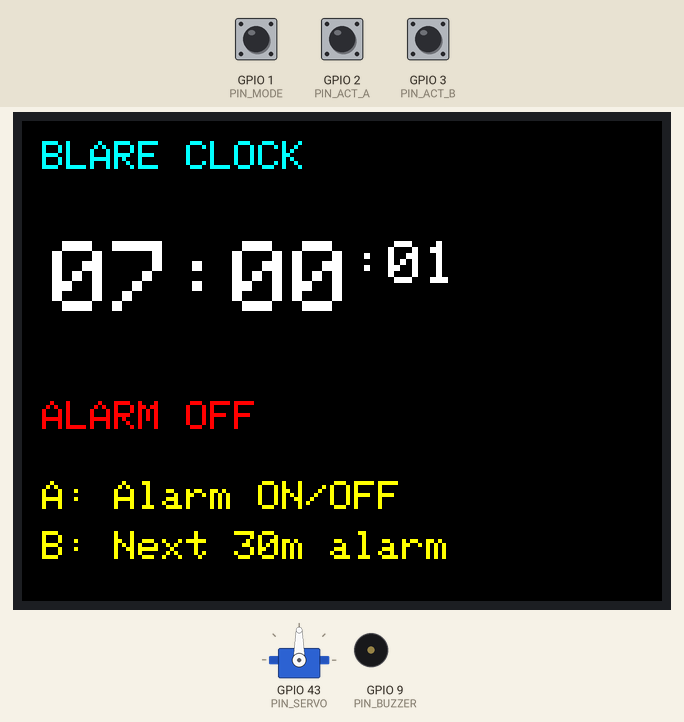
This sketch was run on a simulated ESP32. On the bench: servo, 320×240 colour display, buzzer (waves = sounding, pin HIGH). The test bench sets the inputs (shaded band); at power-on: GPIO 1 (PIN_MODE) HIGH, GPIO 2 (PIN_ACT_A) HIGH, GPIO 3 (PIN_ACT_B) HIGH.

Above: at 1.6 s.
1.7 s: GPIO 1 (PIN_MODE) pulled LOW for 0.15 s
At 2.7 s:
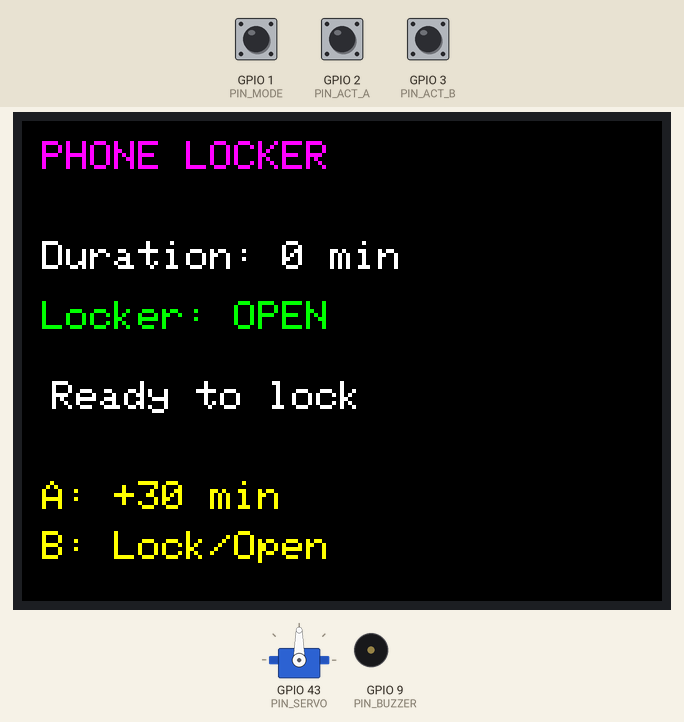
3.3 s: GPIO 2 (PIN_ACT_A) pulled LOW for 0.15 s
At 3.9 s:
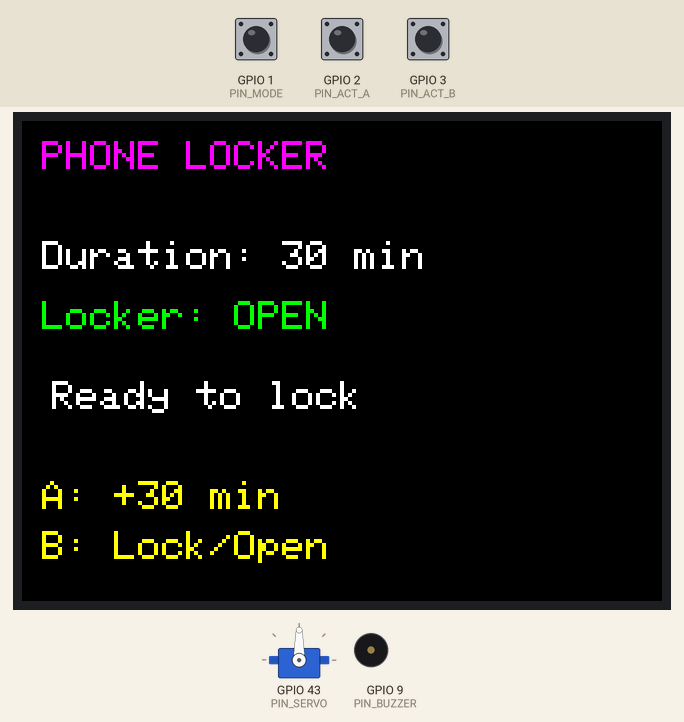
4.9 s: GPIO 3 (PIN_ACT_B) pulled LOW for 0.15 s
At 5.21 s:
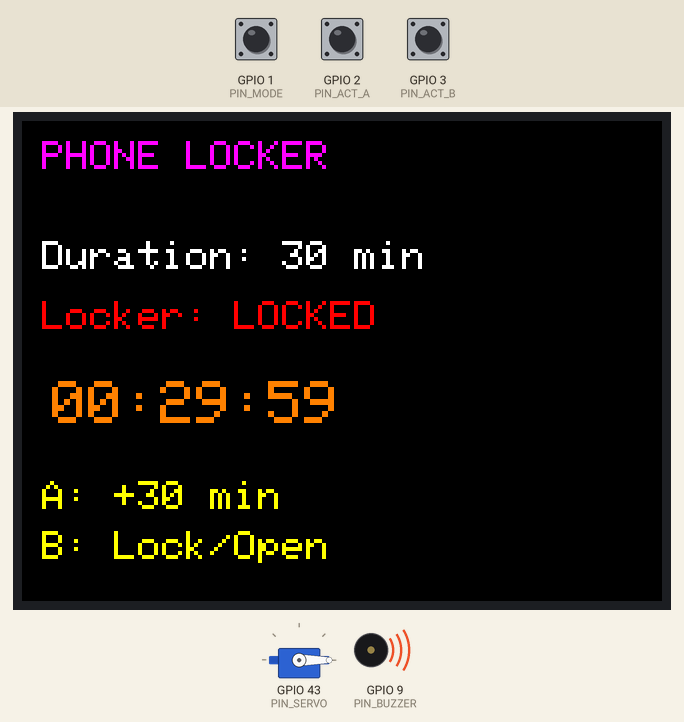
5.6 s: GPIO 1 (PIN_MODE) pulled LOW for 1 s
At 6.8 s:
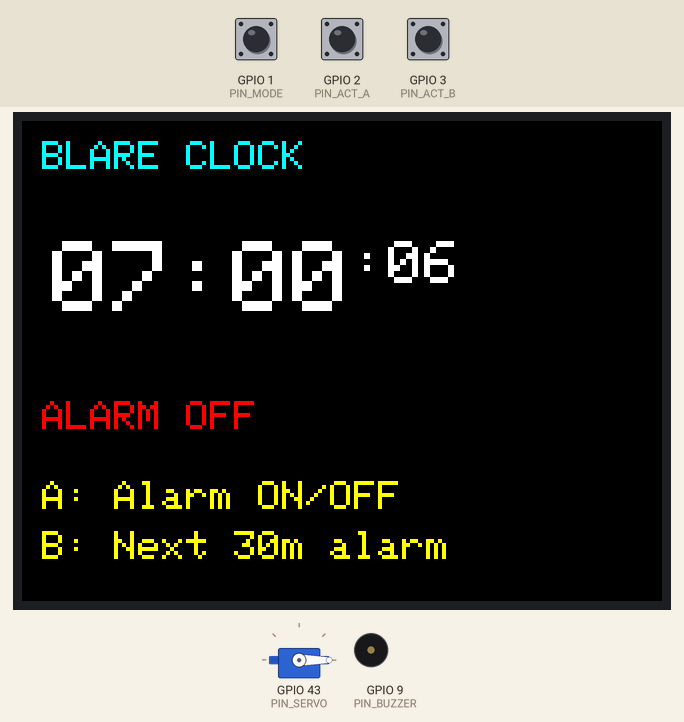
9.5 s: GPIO 2 (PIN_ACT_A) pulled LOW for 1 s
At 10.8 s:
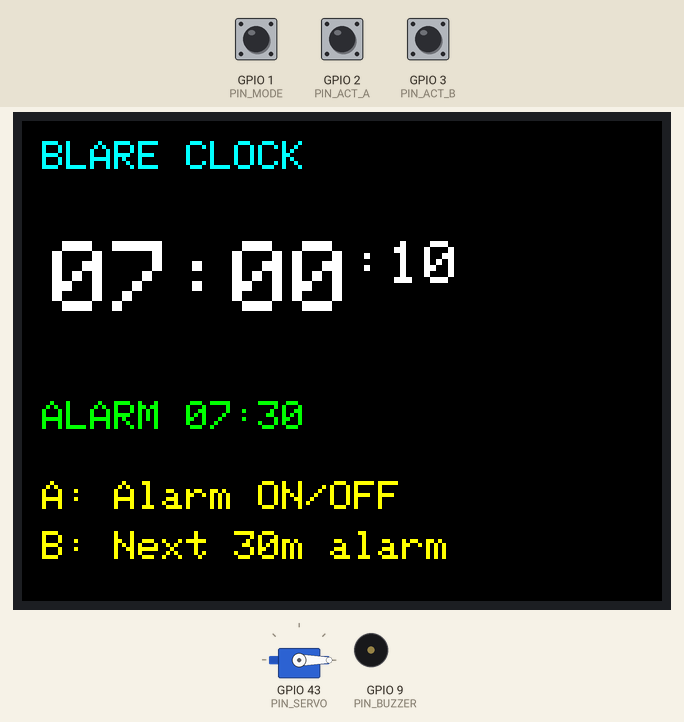
13.5 s: GPIO 1 (PIN_MODE) pulled LOW for 0.15 s
At 14.4 s:
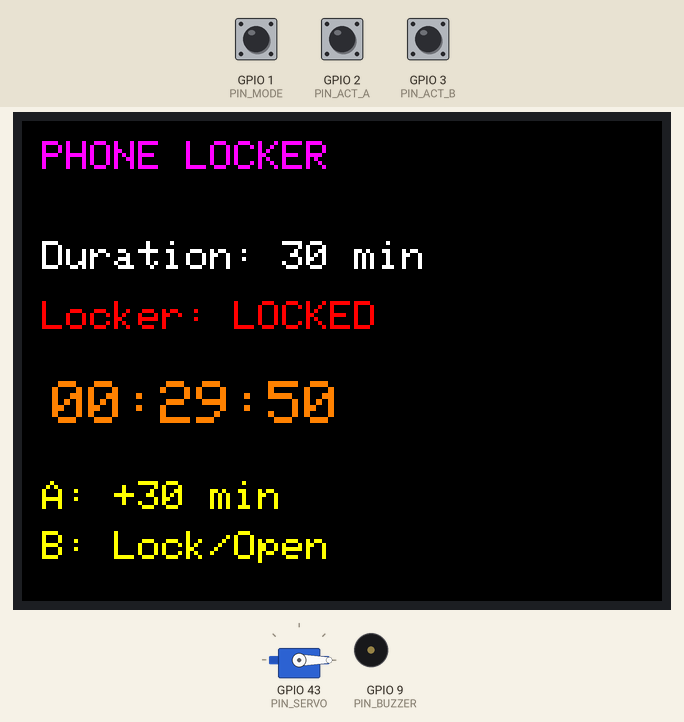
Timing chart, 0 to 15.2 s (numbered marks = the images above; inputs shaded):
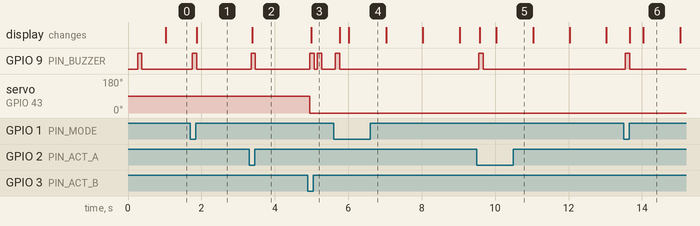

Measured:
- after the input at 1.7 s, GPIO 9 (PIN_BUZZER): LOW → HIGH after 0.05 s, → LOW 0.12 s later; the display: changes after 0.17 s (image 1)
- after the input at 3.3 s, GPIO 9 (PIN_BUZZER): LOW → HIGH after 0.05 s, → LOW 0.12 s later; the display: changes after 0.09 s (image 2)
- after the input at 4.9 s, GPIO 9 (PIN_BUZZER): alternates HIGH for 0.12 s and LOW for 0.08 s, starting after 0.05 s; servo on GPIO 43 (PIN_SERVO): 90° → 0° after 0.05 s; the display: changes after 0.09 s (image 3)
- after the input at 5.6 s, GPIO 9 (PIN_BUZZER): LOW → HIGH after 0.05 s, → LOW 0.12 s later; the display: first changes after 0.16 s (image 4 shows a later state)
- after the input at 9.5 s, GPIO 9 (PIN_BUZZER): LOW → HIGH after 0.05 s, → LOW 0.12 s later; the display: first changes after 0.08 s (image 5 shows a later state)
- after the input at 13.5 s, GPIO 9 (PIN_BUZZER): LOW → HIGH after 0.05 s, → LOW 0.12 s later; the display: first changes after 0.17 s (image 6 shows a later state)
- what the display in image 6 shows lasts 1.0 s, from 14.0 s to 15.0 s

The sketch:

BlarePhoneLocker.ino
```cpp
#include <Arduino.h>
#include <Adafruit_GFX.h>
#include <Adafruit_ST7789.h>
#include <ESP32Servo.h>


#define PIN_MODE    D0
#define PIN_ACT_A   D1
#define PIN_ACT_B   D2

#define PIN_SERVO   D6
#define PIN_BUZZER  D10

#define TFT_CS      D7
#define TFT_DC      D8
#define TFT_RST     D9

#define SERVO_OPEN      90
#define SERVO_CLOSED    0
#define ALARM_INTERVAL_SEC 1800UL
#define MAX_LOCK_MINUTES 240UL
#define BUZZ_REPEATS 5


Adafruit_ST7789 tft =
  Adafruit_ST7789(TFT_CS, TFT_DC, TFT_RST);

Servo lockerServo;


enum Mode {
  CLOCK_MODE,
  LOCKER_MODE
};

Mode currentMode = CLOCK_MODE;


int hours = 7;
int minutes = 0;
int seconds = 0;

unsigned long lastSecTick = 0;


bool alarmEnabled = false;

// Alarm target in seconds since midnight
unsigned long alarmTargetSec = 0;

bool lockerOpen = true;

unsigned long lockDurationSec = 0;

unsigned long lockEndMillis = 0;

bool lockTimerRunning = false;
bool lockFinished = false;


bool buzzing = false;
int buzzCount = 0;
unsigned long buzzToggleMillis = 0;
bool buzzState = false;

struct Btn {
  uint8_t pin;
  bool lastReading;
  bool state;
  unsigned long lastDebounce;
};

Btn btnMode = { PIN_MODE, HIGH, HIGH, 0 };
Btn btnA = { PIN_ACT_A, HIGH, HIGH, 0 };
Btn btnB = { PIN_ACT_B, HIGH, HIGH, 0 };


bool pressed(Btn &b) {
  bool reading = digitalRead(b.pin);
  bool fired = false;

  if (reading != b.lastReading) {
    b.lastDebounce = millis();
  }

  if ((millis() - b.lastDebounce) > 50UL) {
    if (reading != b.state) {
      b.state = reading;

      if (b.state == LOW) {
        fired = true;
      }
    }
  }

  b.lastReading = reading;
  return fired;
}

void startBuzz(int count) {
  if (count <= 0) return;
  buzzing = true;
  buzzCount = count;
  buzzState = true;
  digitalWrite(PIN_BUZZER, HIGH);
  buzzToggleMillis = millis();
}

void updateBuzzer() {
  if (!buzzing) return;

  unsigned long interval;

  if (buzzState) {
    interval = 120UL;
  }
  else {
    interval = 80UL;
  }

  if (millis() - buzzToggleMillis >= interval) {
    buzzToggleMillis = millis();
    buzzState = !buzzState;
    digitalWrite(PIN_BUZZER, buzzState ? HIGH : LOW);

    if (!buzzState) {
      buzzCount--;
      if (buzzCount <= 0) {
        buzzing = false;
        buzzState = false;
        digitalWrite(PIN_BUZZER, LOW);
      }
    }
  }
}


void moveServo(bool open) {
  if (open) {
    lockerServo.write(SERVO_OPEN);
    lockerOpen = true;
  } else {
    lockerServo.write(SERVO_CLOSED);
    lockerOpen = false;
  }
}


unsigned long nowSeconds() {
  return
    ((unsigned long)hours * 3600UL) +
    ((unsigned long)minutes * 60UL) +
    (unsigned long)seconds;
}


void setNextThirtyMinAlarm() {
  unsigned long current = nowSeconds();
  unsigned long next =
    ((current / ALARM_INTERVAL_SEC) + 1UL)
    * ALARM_INTERVAL_SEC;

  if (next >= 86400UL) {
    next -= 86400UL;
  }

  alarmTargetSec = next;
  alarmEnabled = true;
}


void drawClockMode() {

  tft.setTextColor(ST77XX_CYAN, ST77XX_BLACK);
  tft.setTextSize(2);
  tft.setCursor(10, 10);
  tft.print("BLARE CLOCK  ");

  tft.setTextColor(ST77XX_WHITE, ST77XX_BLACK);
  tft.setTextSize(5);
  tft.setCursor(15, 60);

  char timeBuffer[16];
  sprintf(timeBuffer, "%02d:%02d", hours, minutes);
  tft.print(timeBuffer);

  tft.setTextSize(3);
  tft.print(":");
  sprintf(timeBuffer, "%02d", seconds);
  tft.print(timeBuffer);

  tft.setTextSize(2);
  tft.setCursor(10, 140);

  if (alarmEnabled) {
    tft.setTextColor(ST77XX_GREEN, ST77XX_BLACK);
    unsigned long t = alarmTargetSec;
    unsigned long alarmHour = (t / 3600UL) % 24UL;
    unsigned long alarmMinute = (t / 60UL) % 60UL;

    char alarmBuffer[24];
    sprintf(alarmBuffer, "ALARM %02lu:%02lu  ", alarmHour, alarmMinute);
    tft.print(alarmBuffer);
  } else {
    tft.setTextColor(ST77XX_RED, ST77XX_BLACK);
    tft.print("ALARM OFF      "); // Padded spaces
  }

  tft.setTextColor(ST77XX_YELLOW, ST77XX_BLACK);
  tft.setCursor(10, 180);
  tft.print("A: Alarm ON/OFF");
  tft.setCursor(10, 205);
  tft.print("B: Next 30m alarm");
}


void drawLockerMode() {

  tft.setTextColor(ST77XX_MAGENTA, ST77XX_BLACK);
  tft.setTextSize(2);
  tft.setCursor(10, 10);
  tft.print("PHONE LOCKER");

  tft.setTextSize(2);
  tft.setTextColor(ST77XX_WHITE, ST77XX_BLACK);
  tft.setCursor(10, 60);

  char durationBuffer[32];
  sprintf(durationBuffer, "Duration: %lu min  ", lockDurationSec / 60UL);
  tft.print(durationBuffer);

  tft.setCursor(10, 90);

  if (lockerOpen) {
    tft.setTextColor(ST77XX_GREEN, ST77XX_BLACK);
    tft.print("Locker: OPEN   ");
  } else {
    tft.setTextColor(ST77XX_RED, ST77XX_BLACK);
    tft.print("Locker: LOCKED ");
  }

  tft.setCursor(15, 130);

  if (lockTimerRunning) {
    unsigned long remainingMs = 0;

    if ((long)(lockEndMillis - millis()) > 0) {
      remainingMs = lockEndMillis - millis();
    }

    unsigned long remainingSec = remainingMs / 1000UL;
    unsigned long h = remainingSec / 3600UL;
    unsigned long m = (remainingSec / 60UL) % 60UL;
    unsigned long s = remainingSec % 60UL;

    char countdownBuffer[20];
    sprintf(countdownBuffer, "%02lu:%02lu:%02lu    ", h, m, s);

    tft.setTextSize(3);
    tft.setTextColor(ST77XX_ORANGE, ST77XX_BLACK);
    tft.print(countdownBuffer);
  }
  else if (lockFinished) {
    tft.setTextSize(2);
    tft.setTextColor(ST77XX_YELLOW, ST77XX_BLACK);
    tft.print("TIME'S UP!         ");
  }
  else {
    tft.setTextSize(2);
    tft.setTextColor(ST77XX_WHITE, ST77XX_BLACK);
    tft.print("Ready to lock      ");
  }

  tft.setTextSize(2);
  tft.setTextColor(ST77XX_YELLOW, ST77XX_BLACK);
  tft.setCursor(10, 180);
  tft.print("A: +30 min       ");
  tft.setCursor(10, 205);
  tft.print("B: Lock/Open     ");
}

void refreshScreen(bool clearScreen = false) {
  if (clearScreen) {
    tft.fillScreen(ST77XX_BLACK);
  }

  if (currentMode == CLOCK_MODE) {
    drawClockMode();
  } else {
    drawLockerMode();
  }
}

void setup() {
  Serial.begin(115200);

  pinMode(PIN_MODE, INPUT_PULLUP);
  pinMode(PIN_ACT_A, INPUT_PULLUP);
  pinMode(PIN_ACT_B, INPUT_PULLUP);

  pinMode(PIN_BUZZER, OUTPUT);
  digitalWrite(PIN_BUZZER, LOW);

  lockerServo.setPeriodHertz(50);
  lockerServo.attach(PIN_SERVO, 500, 2400);

  moveServo(true);

  tft.init(240, 320);
  tft.setRotation(1);

  refreshScreen(true);

  startBuzz(1);
}

void loop() {

  if (millis() - lastSecTick >= 1000UL) {
    lastSecTick += 1000UL;
    seconds++;

    if (seconds >= 60) {
      seconds = 0;
      minutes++;
    }

    if (minutes >= 60) {
      minutes = 0;
      hours++;
    }

    if (hours >= 24) {
      hours = 0;
    }

    if (alarmEnabled && nowSeconds() == alarmTargetSec) {
      startBuzz(BUZZ_REPEATS);
      setNextThirtyMinAlarm();
      refreshScreen();
    }

    if (!buzzing) {
      if (currentMode == CLOCK_MODE) {
        drawClockMode();
      } else if (currentMode == LOCKER_MODE && lockTimerRunning) {
        drawLockerMode();
      }
    }
  }

  if (lockTimerRunning && (long)(millis() - lockEndMillis) >= 0) {
    lockTimerRunning = false;
    lockFinished = true;
    startBuzz(BUZZ_REPEATS);
    refreshScreen();
  }


  updateBuzzer();

  if (pressed(btnMode)) {
    if (currentMode == CLOCK_MODE) {
      currentMode = LOCKER_MODE;
    } else {
      currentMode = CLOCK_MODE;
    }

    startBuzz(1);
    refreshScreen(true);
  }


  if (currentMode == CLOCK_MODE) {

    if (pressed(btnA)) {
      alarmEnabled = !alarmEnabled;
      if (alarmEnabled) {
        setNextThirtyMinAlarm();
      }
      startBuzz(1);
      refreshScreen();
    }

    if (pressed(btnB)) {
      setNextThirtyMinAlarm();
      startBuzz(1);
      refreshScreen();
    }
  }

  else {

    if (pressed(btnA)) {
      if (lockDurationSec < MAX_LOCK_MINUTES * 60UL) {
        lockDurationSec += 1800UL;
      }
      lockFinished = false;
      startBuzz(1);
      refreshScreen();
    }


    if (pressed(btnB)) {

      if (lockerOpen) {
        if (lockDurationSec > 0) {
          moveServo(false);

          lockEndMillis = millis() + (lockDurationSec * 1000UL);
          lockTimerRunning = true;
          lockFinished = false;

          startBuzz(2);
          refreshScreen();
        }
      }

      else {

        if (!lockTimerRunning) {
          moveServo(true);
          lockTimerRunning = false;
          lockFinished = false;
          startBuzz(1);
          refreshScreen();
        } else {

          startBuzz(3);
        }
      }
    }
  }
}
```
